Frame 1 (no input): blank canvas, image omitted
Frame 60 (the mouse pressed at the canvas centre just before this capture): blank canvas, image omitted
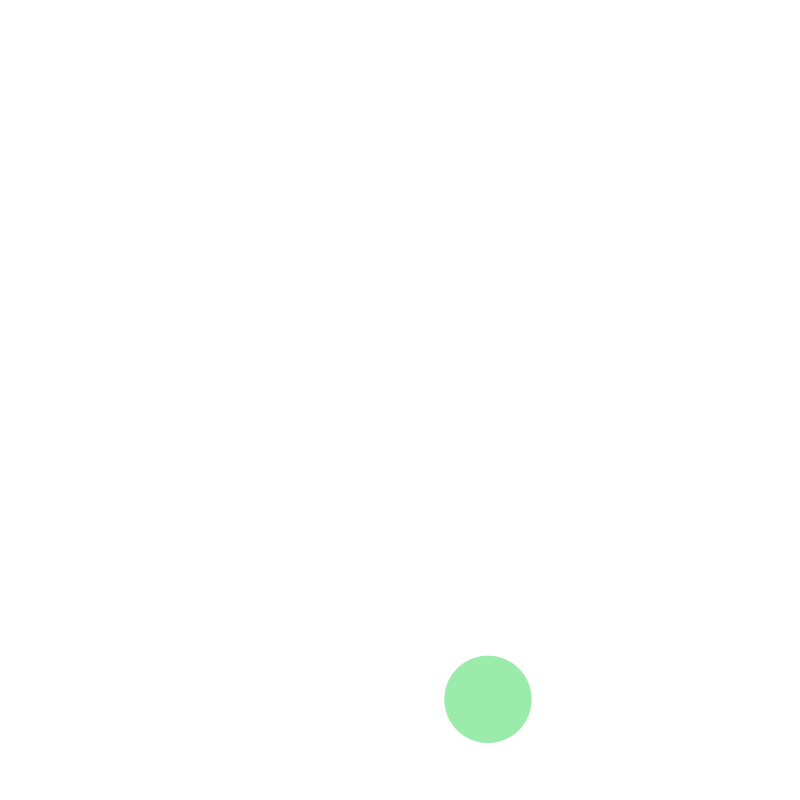
Frame 120 (the mouse held since frame 60 and released just before this capture)

The Processing sketch whose frames 1 and 60 were blank and that drew this single picture after the mouse press (run headless with seeded random() and noise(); from frame 60 on, the mouse is pressed at the canvas centre):

// Processing sketch: Particles
// ── Particles.pde
ArrayList<Particle> particles;

void setup(){
  size(800,800);
  particles=new ArrayList<Particle>();
  
}

void draw(){
  background(255);
  
  for(int i=0; i<particles.size();i++){
    Particle p=particles.get(i);
    p.fall();
    p.gravity();
    p.display(25);
    if(p.position.y>=(height-p.size/2)){
      p.bounce();
    }
    if(p.position.x>=(width-p.size/2)||p.position.x<=p.size/2){
      p.sideBounce();
    }
    if(p.position.y<0){
      particles.remove(i);
    }
  }
}

void mousePressed(){
  particles.add(new Particle());
  
}

// ── Particle.pde
class Particle{
  //data
  PVector position;
  PVector velocity;
  PVector gravity;
  color c;
  float size;
  
  Particle(){
    //sets our x&y position pvector to our mouse position
    position=new PVector(mouseX,mouseY);
    velocity=new PVector(random(-5,5),random(1,5));
    gravity=new PVector(0,.1);
  }
  
  void fall(){
    position.add(velocity);
  }
  
  void gravity(){
    velocity.add(gravity);
  }
  
  void bounce(){
    velocity.y=-velocity.y*.7;
  }
  
  void sideBounce(){
    velocity.x=-velocity.x;
  }
  
  void display(float _size){
    noStroke();
    c=color(map(position.x,0,width,0,255),map(position.y,0,height,100,255),170);
    fill(c);
    size=map(position.y,0,height,0,100);
    ellipse(position.x,position.y,size,size);
  }
}
